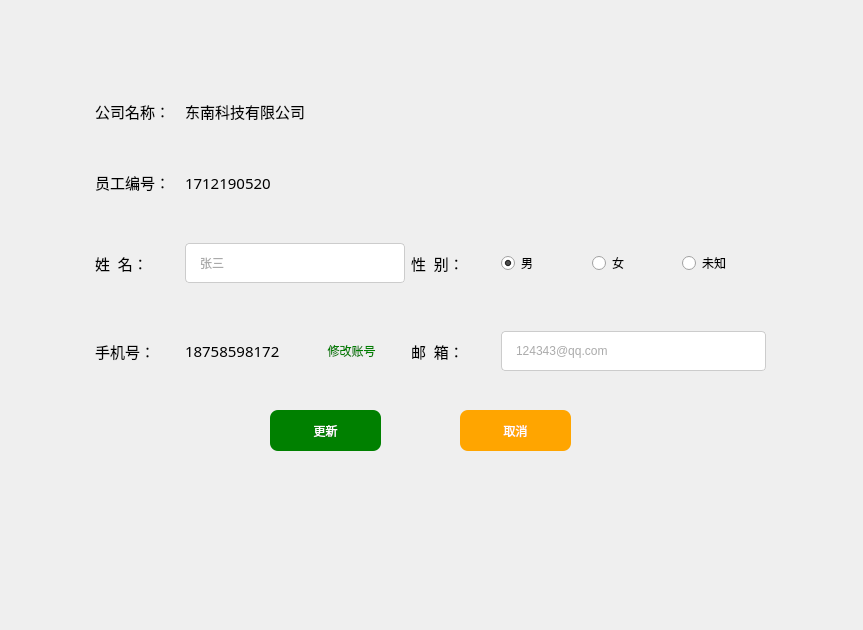
<?xml version="1.0" encoding="UTF-8"?>
<ui version="4.0">
 <class>Form</class>
 <widget class="QWidget" name="Form">
  <property name="geometry">
   <rect>
    <x>0</x>
    <y>0</y>
    <width>863</width>
    <height>630</height>
   </rect>
  </property>
  <property name="windowTitle">
   <string>Form</string>
  </property>
  <widget class="QPushButton" name="pushButton">
   <property name="geometry">
    <rect>
     <x>270</x>
     <y>410</y>
     <width>111</width>
     <height>41</height>
    </rect>
   </property>
   <property name="styleSheet">
    <string notr="true">background-color:green;
	color:white;
border:0px;
border-radius:8px;

</string>
   </property>
   <property name="text">
    <string>更新</string>
   </property>
  </widget>
  <widget class="QPushButton" name="pushButton_2">
   <property name="geometry">
    <rect>
     <x>460</x>
     <y>410</y>
     <width>111</width>
     <height>41</height>
    </rect>
   </property>
   <property name="styleSheet">
    <string notr="true">background-color:orange;
	color:white;
border:0px;
border-radius:8px;

</string>
   </property>
   <property name="text">
    <string>取消</string>
   </property>
  </widget>
  <widget class="QWidget" name="layoutWidget">
   <property name="geometry">
    <rect>
     <x>95</x>
     <y>100</y>
     <width>671</width>
     <height>271</height>
    </rect>
   </property>
   <layout class="QGridLayout" name="gridLayout">
    <item row="4" column="0">
     <widget class="QLabel" name="label_6">
      <property name="font">
       <font>
        <family>黑体</family>
        <pointsize>11</pointsize>
       </font>
      </property>
      <property name="text">
       <string>姓  名：</string>
      </property>
     </widget>
    </item>
    <item row="1" column="0">
     <spacer name="verticalSpacer">
      <property name="orientation">
       <enum>Qt::Vertical</enum>
      </property>
      <property name="sizeType">
       <enum>QSizePolicy::Expanding</enum>
      </property>
      <property name="sizeHint" stdset="0">
       <size>
        <width>20</width>
        <height>40</height>
       </size>
      </property>
     </spacer>
    </item>
    <item row="2" column="0">
     <widget class="QLabel" name="label_3">
      <property name="font">
       <font>
        <family>黑体</family>
        <pointsize>11</pointsize>
       </font>
      </property>
      <property name="text">
       <string>员工编号：</string>
      </property>
     </widget>
    </item>
    <item row="4" column="3">
     <widget class="QLabel" name="label_7">
      <property name="font">
       <font>
        <family>黑体</family>
        <pointsize>11</pointsize>
       </font>
      </property>
      <property name="text">
       <string>性  别：</string>
      </property>
     </widget>
    </item>
    <item row="6" column="4" colspan="3">
     <widget class="QLineEdit" name="lineEdit_5">
      <property name="minimumSize">
       <size>
        <width>0</width>
        <height>40</height>
       </size>
      </property>
      <property name="styleSheet">
       <string notr="true">border:1px solid #ccc;
border-radius:4px;
color:#555;
padding: 6px 12px;
</string>
      </property>
      <property name="inputMask">
       <string/>
      </property>
      <property name="text">
       <string/>
      </property>
      <property name="echoMode">
       <enum>QLineEdit::Normal</enum>
      </property>
      <property name="placeholderText">
       <string>124343@qq.com</string>
      </property>
      <property name="clearButtonEnabled">
       <bool>true</bool>
      </property>
     </widget>
    </item>
    <item row="4" column="5">
     <widget class="QRadioButton" name="radioButton_2">
      <property name="text">
       <string>女</string>
      </property>
     </widget>
    </item>
    <item row="6" column="2">
     <widget class="QPushButton" name="pushButton_3">
      <property name="styleSheet">
       <string notr="true">background: transparent;
color:green</string>
      </property>
      <property name="text">
       <string>修改账号</string>
      </property>
      <property name="flat">
       <bool>true</bool>
      </property>
     </widget>
    </item>
    <item row="4" column="1" colspan="2">
     <widget class="QLineEdit" name="lineEdit_4">
      <property name="minimumSize">
       <size>
        <width>220</width>
        <height>40</height>
       </size>
      </property>
      <property name="tabletTracking">
       <bool>false</bool>
      </property>
      <property name="styleSheet">
       <string notr="true"> border:1px solid #ccc;
 border-radius:4px;
 color:#555;
 padding: 6px 12px;
</string>
      </property>
      <property name="inputMask">
       <string/>
      </property>
      <property name="text">
       <string/>
      </property>
      <property name="frame">
       <bool>true</bool>
      </property>
      <property name="dragEnabled">
       <bool>false</bool>
      </property>
      <property name="placeholderText">
       <string>张三</string>
      </property>
      <property name="clearButtonEnabled">
       <bool>true</bool>
      </property>
     </widget>
    </item>
    <item row="6" column="0">
     <widget class="QLabel" name="label_5">
      <property name="font">
       <font>
        <family>黑体</family>
        <pointsize>11</pointsize>
       </font>
      </property>
      <property name="text">
       <string>手机号：</string>
      </property>
     </widget>
    </item>
    <item row="6" column="3">
     <widget class="QLabel" name="label_8">
      <property name="font">
       <font>
        <family>黑体</family>
        <pointsize>11</pointsize>
       </font>
      </property>
      <property name="text">
       <string>邮  箱：</string>
      </property>
     </widget>
    </item>
    <item row="4" column="4">
     <widget class="QRadioButton" name="radioButton">
      <property name="text">
       <string>男</string>
      </property>
      <property name="checked">
       <bool>true</bool>
      </property>
     </widget>
    </item>
    <item row="3" column="0">
     <spacer name="verticalSpacer_2">
      <property name="orientation">
       <enum>Qt::Vertical</enum>
      </property>
      <property name="sizeHint" stdset="0">
       <size>
        <width>20</width>
        <height>40</height>
       </size>
      </property>
     </spacer>
    </item>
    <item row="0" column="0">
     <widget class="QLabel" name="label_4">
      <property name="font">
       <font>
        <family>黑体</family>
        <pointsize>11</pointsize>
       </font>
      </property>
      <property name="text">
       <string>公司名称：</string>
      </property>
     </widget>
    </item>
    <item row="4" column="6">
     <widget class="QRadioButton" name="radioButton_3">
      <property name="text">
       <string>未知</string>
      </property>
     </widget>
    </item>
    <item row="6" column="1">
     <widget class="QLabel" name="label_9">
      <property name="font">
       <font>
        <family>黑体</family>
        <pointsize>11</pointsize>
       </font>
      </property>
      <property name="text">
       <string>18758598172</string>
      </property>
     </widget>
    </item>
    <item row="5" column="0">
     <spacer name="verticalSpacer_3">
      <property name="orientation">
       <enum>Qt::Vertical</enum>
      </property>
      <property name="sizeHint" stdset="0">
       <size>
        <width>20</width>
        <height>40</height>
       </size>
      </property>
     </spacer>
    </item>
    <item row="2" column="1" colspan="2">
     <widget class="QLabel" name="label">
      <property name="font">
       <font>
        <family>黑体</family>
        <pointsize>11</pointsize>
       </font>
      </property>
      <property name="text">
       <string>1712190520</string>
      </property>
     </widget>
    </item>
    <item row="0" column="1" colspan="6">
     <widget class="QLabel" name="label_2">
      <property name="font">
       <font>
        <family>黑体</family>
        <pointsize>11</pointsize>
       </font>
      </property>
      <property name="text">
       <string>东南科技有限公司</string>
      </property>
     </widget>
    </item>
   </layout>
  </widget>
 </widget>
 <resources/>
 <connections/>
</ui>
